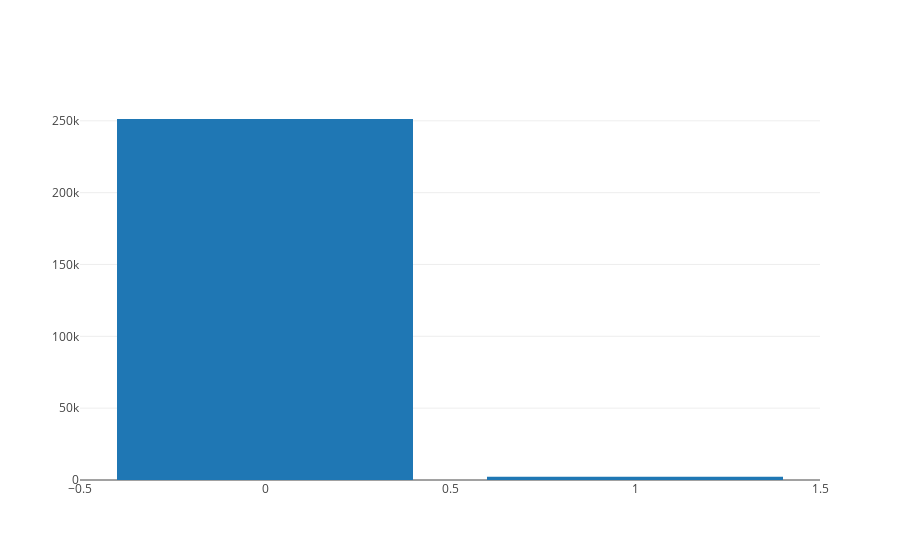

Source (notebook cell):
### Markdown cell above
Взглянем, насколько распределены объекты по классам в обучающей выборке:

### Code cell
from plotly import __version__
from plotly.offline import download_plotlyjs, init_notebook_mode, plot, iplot
import plotly.graph_objs as go

init_notebook_mode(connected=True)

data = [go.Bar(y=list(train_df.target.value_counts()), x=train_df.target.value_counts().index)]
iplot(data)

### Figure 1 — Plotly figure (JSON) as saved in the notebook; plotly's stock layout.template omitted (floating-point values rounded to 4 significant figures)
{"data": [{"type": "bar", "uid": "551f3c", "x": [0, 1], "y": [251264, 2297]}], "layout": {"autosize": true, "xaxis": {"autorange": true, "range": [-0.5, 1.5], "type": "linear"}, "yaxis": {"autorange": true, "range": [0, 264500.0], "type": "linear"}}}
